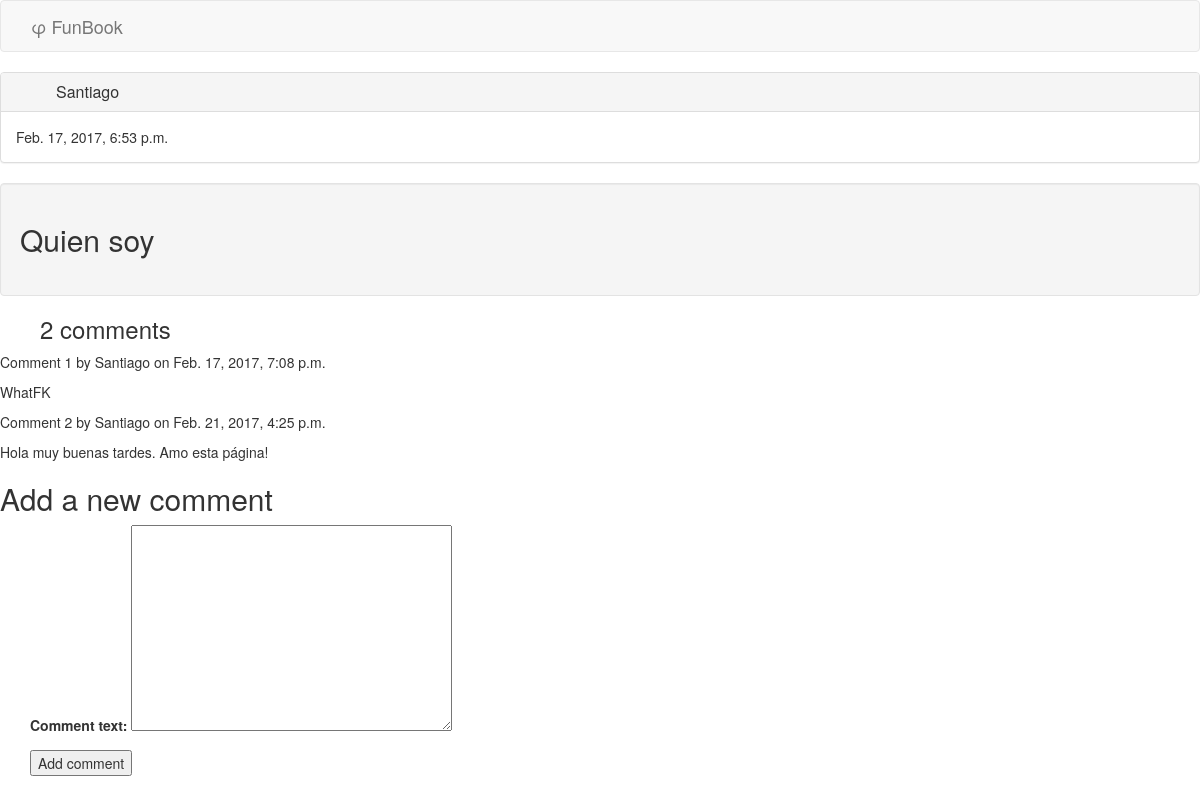
The page /socrates/11/ on the database its author committed.
### socrates/models.py (models this page shows, shortened)
class Question(models.Model):
    owner = models.ForeignKey(User, related_name='question_user', verbose_name='Owner')
    question_text = models.CharField(max_length=200)
    pub_date = models.DateTimeField(auto_now_add=True,blank = True)
    question_body = models.TextField(max_length=1000, blank = True)

class Comment(models.Model):
    question = models.ForeignKey(Question, related_name='comments')
    ownerComment = models.ForeignKey(User, related_name='comment_user', verbose_name='OwnerComment',blank=True)
    comment_text = models.TextField(max_length=600)
    comment_date = models.DateTimeField(auto_now_add=True, blank=True)
    votes = models.IntegerField(default=0)

### socrates/views.py (the view)
# urls.py: url(r'^(?P<question_id>[0-9]+)/$', views.detail, name='detail'),
def detail(request, question_id):
    try:
        question = Question.objects.get(pk=question_id)
	comments = question.comments
	if request.method == 'POST':
	  comment_form = CommentForm(data=request.POST)
	  if comment_form.is_valid():
	    new_comment = comment_form.save(commit=False)
	    new_comment.question = question
	    new_comment.ownerComment = request.user
	    new_comment.save()
	else:
	    comment_form = CommentForm()
	return render(request,'socrates/detail.html',
		     {'question': question, 'comments': comments, 'comment_form': comment_form})
    except Question.DoesNotExist:
        raise Http404("Question does not exist")

### socrates/forms.py
class CommentForm(forms.ModelForm):
  class Meta:
    model = Comment
    fields = ('comment_text',)

### socrates/templates/socrates/detail.html (shortened to what this page needs)
<html>
  <head>
    {% load static %}
    <link href="{% static "login/style.css" %}" rel="stylesheet">
    <link href="{% static "login/bootstrap/CSS/bootstrap.css" %}" rel="stylesheet">
  </head>
    <nav class="navbar navbar-default">
      <div class="container-fluid">
        <div class="navbar-header">
          <a class="navbar-brand" href="#">
            <a class="navbar-brand" href="/socrates">φ FunBook</a>
          </a>
        </div>
      </div>
  </nav>
<div class="panel panel-default">
  <div class="panel-heading">
    <h3 class="panel-title">{{ question.owner }}</h3>
  </div>
   <div class="panel-body">{{ question.pub_date }}</div>
</div>
<div class="well"><h2>{{ question.question_text }}</h2>
<h3>{{ question.question_body }}</h3></div>
{% with comments.count as total_comments %}
  <h3>
    {{ total_comments }} comment{{ total_comments|pluralize }}
  </h3>
{% endwith %}
{% for comment in comments.all %}
  <div class="comment">
    <p class="info">
      Comment {{ forloop.counter }} by {{ comment.ownerComment }}
      on {{ comment.comment_date }}
    </p>
    {{ comment.comment_text|linebreaks }}
  </div>
{% empty %}
  <p>There are no comments yet.</p>
{% endfor %}
{% if new_comment %}
  <h2>Your comment has been added.</h2>
{% else %}
  <h2>Add a new comment</h2>
  <form action="." method="post">
    {{ comment_form.as_p }}
    <p><input type="submit" value="Add comment"></p>
  </form>
{% endif %}

### login/static/login/style.css (style rules this page uses)
form { padding-left: 30px; }
h3 { padding-left: 40px; }

### rows shown on the page
Question: owner "Santiago", pub_date "Feb. 17, 2017, 6:53 p.m.", question_text "Quien soy"
Comment: ownerComment "Santiago", comment_date "Feb. 17, 2017, 7:08 p.m.", comment_text "WhatFK"
Comment: ownerComment "Santiago", comment_date "Feb. 21, 2017, 4:25 p.m.", comment_text "Hola muy buenas tardes. Amo esta página!"

### other values the page prints
{{ total_comments }} "2"
